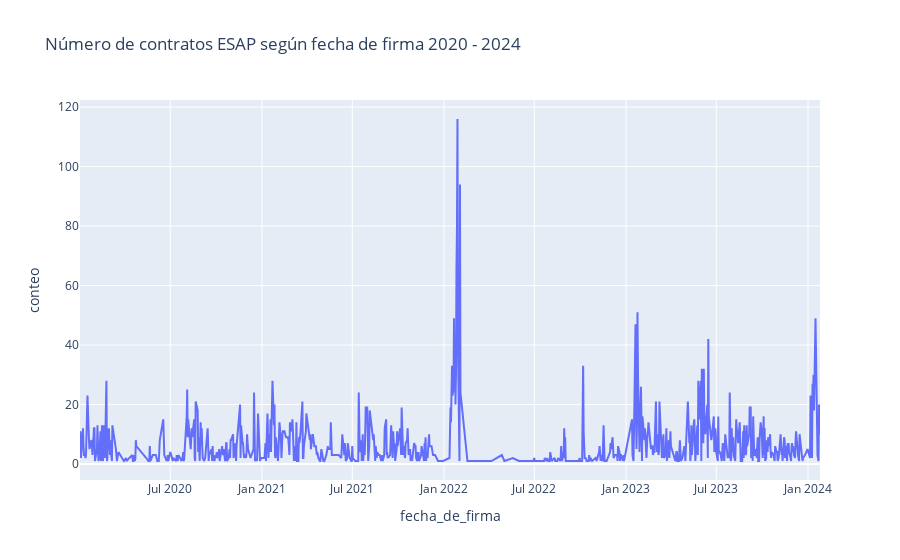

Here is the notebook cell this chart was saved with:
### Markdown cell above
_Número de contratos ESAP según fecha de firma 2020 - 2024_

### Code cell
# Asegurar que 'fecha_de_firma' es un tipo de dato datetime
secop['fecha_de_firma'] = pd.to_datetime(secop['fecha_de_firma'])

# Agrupar y contar por fecha de firma
conteo_fecha = secop.groupby('fecha_de_firma')['fecha_de_firma'].count().reset_index(name='conteo')

# Crear el gráfico utilizando Plotly
fig = px.line(conteo_fecha, x='fecha_de_firma', y='conteo', title='Número de contratos ESAP según fecha de firma 2020 - 2024')

# Mostrar el gráfico
fig.show()

### Figure 1 — Plotly figure (JSON) as saved in the notebook; plotly's stock layout.template omitted (floating-point values rounded to 4 significant figures; data arrays with more than 128 entries replaced by an {"elided": "..."} marker saying what was removed)
{"data": [{"hovertemplate": "fecha_de_firma=%{x}<br>conteo=%{y}<extra></extra>", "legendgroup": "", "line": {"color": "#636efa", "dash": "solid"}, "marker": {"symbol": "circle"}, "mode": "lines", "name": "", "orientation": "v", "showlegend": false, "type": "scatter", "x": {"elided": "734 str values"}, "xaxis": "x", "y": {"elided": "734 int values"}, "yaxis": "y"}], "layout": {"legend": {"tracegroupgap": 0}, "title": {"text": "Número de contratos ESAP según fecha de firma 2020 - 2024"}, "xaxis": {"anchor": "y", "domain": [0, 1], "title": {"text": "fecha_de_firma"}}, "yaxis": {"anchor": "x", "domain": [0, 1], "title": {"text": "conteo"}}}}
